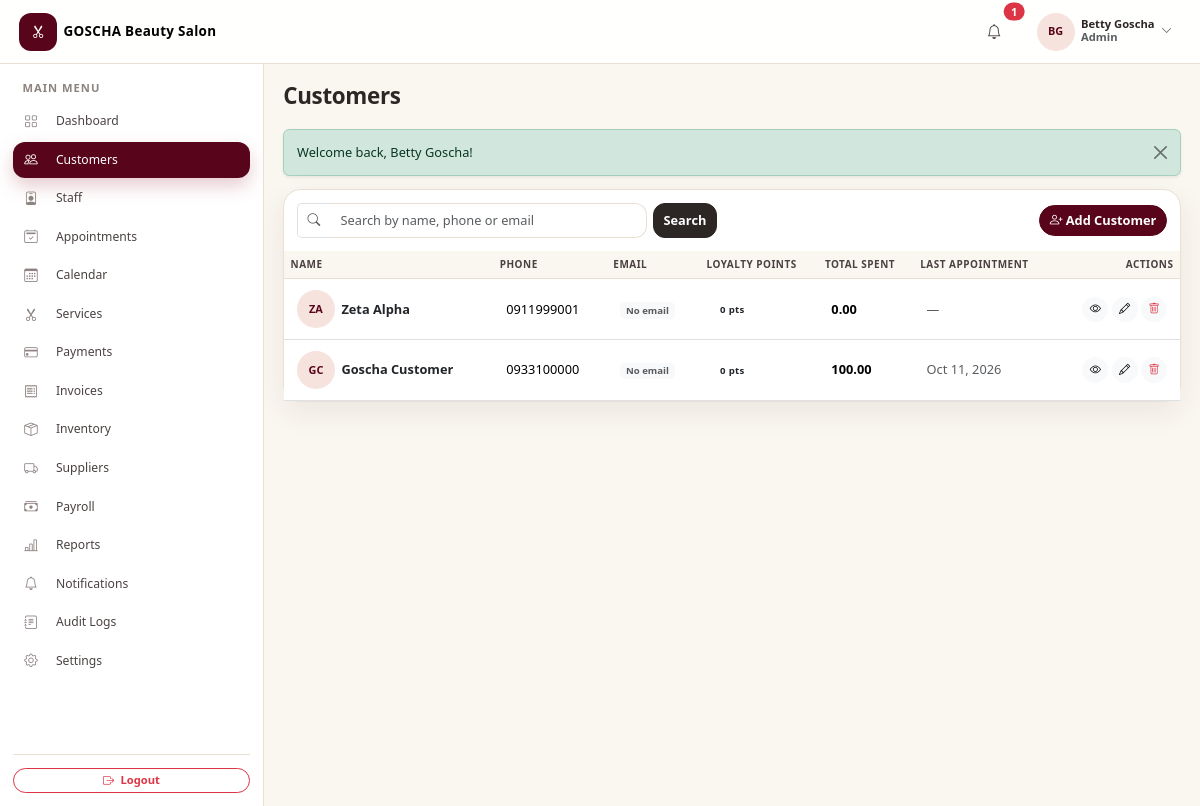
The page /admin/customers.php (signed in) on the database its author committed.
### tables this page shows
CREATE TABLE `users` (
  `id` int(11) NOT NULL AUTO_INCREMENT,
  `salon_id` int(11) NOT NULL,
  `name` varchar(100) NOT NULL,
  `first_name` varchar(100) DEFAULT NULL,
  `last_name` varchar(100) DEFAULT NULL,
  `email` varchar(255) NOT NULL,
  `phone` varchar(20) DEFAULT NULL,
  `password` varchar(255) NOT NULL,
  `role` enum('admin','receptionist') NOT NULL DEFAULT 'admin',
  `status` enum('active','inactive') NOT NULL DEFAULT 'active',
  `created_at` datetime NOT NULL DEFAULT current_timestamp(),
  `updated_at` datetime NOT NULL DEFAULT current_timestamp() ON UPDATE current_timestamp(),
  PRIMARY KEY (`id`),
  UNIQUE KEY `uq_users_email` (`email`),
  KEY `idx_users_salon` (`salon_id`),
  CONSTRAINT `fk_users_salon` FOREIGN KEY (`salon_id`) REFERENCES `salons` (`id`)
);

CREATE TABLE `salons` (
  `id` int(11) NOT NULL AUTO_INCREMENT,
  `salon_name` varchar(150) NOT NULL,
  `owner_first_name` varchar(100) DEFAULT NULL,
  `owner_last_name` varchar(100) DEFAULT NULL,
  `email` varchar(255) DEFAULT NULL,
  `phone` varchar(20) DEFAULT NULL,
  `address` varchar(255) DEFAULT NULL,
  `timezone` varchar(64) NOT NULL DEFAULT 'Africa/Addis_Ababa',
  `currency` char(3) NOT NULL DEFAULT 'ETB',
  `status` enum('active','inactive') NOT NULL DEFAULT 'active',
  `setup_completed_at` datetime DEFAULT NULL,
  `created_at` datetime NOT NULL DEFAULT current_timestamp(),
  `updated_at` datetime NOT NULL DEFAULT current_timestamp() ON UPDATE current_timestamp(),
  PRIMARY KEY (`id`),
  UNIQUE KEY `uq_salons_name` (`salon_name`),
  KEY `idx_salons_status` (`status`)
);

CREATE TABLE `customers` (
  `id` int(11) NOT NULL AUTO_INCREMENT,
  `salon_id` int(11) NOT NULL,
  `first_name` varchar(100) NOT NULL,
  `last_name` varchar(100) NOT NULL,
  `phone` varchar(20) NOT NULL,
  `email` varchar(255) DEFAULT NULL,
  `password` varchar(255) DEFAULT NULL,
  `date_of_birth` date DEFAULT NULL,
  `gender` enum('female','male','other') DEFAULT NULL,
  `address` varchar(255) DEFAULT NULL,
  `skin_type` varchar(100) DEFAULT NULL,
  `hair_type` varchar(100) DEFAULT NULL,
  `allergies` text DEFAULT NULL,
  `notes` text DEFAULT NULL,
  `loyalty_points` int(11) NOT NULL DEFAULT 0,
  `created_at` datetime NOT NULL DEFAULT current_timestamp(),
  `updated_at` datetime NOT NULL DEFAULT current_timestamp() ON UPDATE current_timestamp(),
  PRIMARY KEY (`id`),
  KEY `idx_customers_phone` (`phone`),
  KEY `idx_customers_name` (`last_name`,`first_name`),
  KEY `idx_customers_salon` (`salon_id`),
  KEY `idx_cust_salon_name` (`salon_id`,`last_name`,`first_name`),
  CONSTRAINT `fk_customers_salon` FOREIGN KEY (`salon_id`) REFERENCES `salons` (`id`)
);

### modules/customers.php (the view, shortened to what the rows shown need)
<?php
$salonId = require_salon_context();
$action  = $_GET['action'] ?? 'list';
if ($action === 'list') {
    $q      = trim($_GET['q'] ?? '');
    $page   = max(1, (int)($_GET['page'] ?? 1));
    $perPage = 15;
    $where  = 'WHERE c.salon_id = :sid';
    $params = ['sid' => $salonId];
    $countStmt = db()->prepare("SELECT COUNT(*) FROM customers c {$where}");
    $countStmt->execute($params);
    $total = (int)$countStmt->fetchColumn();
    $pg    = paginate($total, $perPage, $page);
    $stmt = db()->prepare(
        "SELECT c.*,
                (SELECT MAX(a.appointment_date) FROM appointments a WHERE a.customer_id = c.id AND a.salon_id = c.salon_id AND a.status = 'completed') AS last_appointment,
                (SELECT COALESCE(SUM(a.total_amount),0) FROM appointments a WHERE a.customer_id = c.id AND a.salon_id = c.salon_id) AS total_spent
         FROM customers c {$where}
         ORDER BY c.created_at DESC
         LIMIT {$perPage} OFFSET {$pg['offset']}"
    );
    $stmt->execute($params);
    $customers = $stmt->fetchAll();
    include __DIR__ . '/../includes/header.php';
    ?>
    <div class="card table-card">
        <div class="card-body p-3 d-flex flex-wrap gap-2 justify-content-between align-items-center">
            <form method="get" action="customers.php" class="d-flex gap-2 flex-grow-1" style="max-width:420px;">
                <div class="input-group">
                    <span class="input-group-text bg-white border-end-0"><i class="bi bi-search text-muted"></i></span>
                    <input type="text" class="form-control border-start-0" name="q" value="<?php echo e($q); ?>"
                           placeholder="Search by name, phone or email" data-table-filter="#customerTable" data-href-filter>
                </div>
                <button class="btn btn-charcoal" type="submit">Search</button>
            </form>
            <a href="customers.php?action=add" class="btn btn-rose rounded-pill"><i class="bi bi-person-plus me-1"></i>Add Customer</a>
        </div>
        <div class="table-responsive">
            <table class="table table-hover align-middle mb-0" id="customerTable">
                <thead>
                    <tr><th>Name</th><th>Phone</th><th>Email</th><th>Loyalty Points</th><th>Total Spent</th><th>Last Appointment</th><th class="text-end">Actions</th></tr>
                </thead>
                <tbody>
                <?php if (!$customers): ?>
                    <tr><td colspan="7">
                        <div class="empty-state">
                            <div class="icon"><i class="bi bi-people"></i></div>
                            <p class="text-muted mb-2">No customers found.</p>
                            <a href="customers.php?action=add" class="btn btn-sm btn-rose rounded-pill">Add your first customer</a>
                        </div>
                    </td></tr>
                <?php else: foreach ($customers as $c): ?>
                    <tr>
                        <td>
                            <div class="d-flex align-items-center gap-2">
                                <span class="avatar"><?php echo e(initials($c['first_name'] . ' ' . $c['last_name'])); ?></span>
                                <a href="customers.php?action=view&id=<?php echo $c['id']; ?>" class="fw-semibold text-body text-decoration-none">
                                    <?php echo e($c['first_name'] . ' ' . $c['last_name']); ?>
                                </a>
                            </div>
                        </td>
                        <td><?php echo e($c['phone']); ?></td>
                        <td class="text-muted"><?php echo $c['email'] ? e($c['email']) : '<span class="badge bg-light text-muted">No email</span>'; ?></td>
                        <td><span class="badge badge-status bg-gold text-dark"><?php echo (int)$c['loyalty_points']; ?> pts</span></td>
                        <td class="fw-semibold"><?php echo money($c['total_spent']); ?></td>
                        <td class="text-muted"><?php echo $c['last_appointment'] ? fmt_date($c['last_appointment']) : '—'; ?></td>
                        <td class="text-end">
                            <a href="customers.php?action=view&id=<?php echo $c['id']; ?>" class="btn btn-sm btn-light rounded-pill" title="View"><i class="bi bi-eye"></i></a>
                            <a href="customers.php?action=edit&id=<?php echo $c['id']; ?>" class="btn btn-sm btn-light rounded-pill" title="Edit"><i class="bi bi-pencil"></i></a>
                            <button type="button" class="btn btn-sm btn-light rounded-pill text-danger"
                                    data-confirm="Are you sure you want to delete this customer? This will also remove their appointments and payments."
                                    data-confirm-action="customers.php?action=delete&id=<?php echo $c['id']; ?>"
                                    data-confirm-label="Delete"><i class="bi bi-trash"></i></button>
                        </td>
                    </tr>
                <?php endforeach; endif; ?>
                </tbody>
            </table>
        </div>
    </div>
    <?php
    include __DIR__ . '/../includes/footer.php';
    exit;
}
    ?>

### includes/navbar.php (shortened to what the rows shown need)
<?php
$user = current_user();
$isAdmin = is_admin();
$base = $isAdmin ? 'admin' : 'receptionist';
$dashUrl = base_url($base . '/dashboard.php');
$unreadCount = 0;
try {
    $salonId = (int)current_salon_id();
    $stmt = db()->prepare('SELECT COUNT(*) AS c FROM notifications WHERE user_id = :uid AND salon_id = :sid AND is_read = 0');
    $stmt->execute(['uid' => $user['id'], 'sid' => $salonId]);
    $unreadCount = (int)$stmt->fetch()['c'];
} catch (Throwable $e) {
}
?>
<nav class="navbar app-navbar navbar-expand-lg sticky-top">
    <div class="container-fluid px-3 px-lg-4">
        <?php $brandLogo = salon_logo_url(); ?>
        <a class="navbar-brand d-flex align-items-center gap-2 fw-semibold" href="<?php echo $dashUrl; ?>">
            <?php if ($brandLogo !== ''): ?>
                <img src="<?php echo e($brandLogo); ?>" alt="<?php echo e(salon_name()); ?> logo" class="brand-logo">
            <?php else: ?>
                <span class="brand-mark"><i class="bi bi-scissors"></i></span>
            <?php endif; ?>
            <span class="brand-name d-none d-sm-inline"><?php echo e(salon_name()); ?></span>
        </a>
        <div class="d-flex align-items-center gap-2 gap-lg-3 ms-auto">
            <div class="dropdown">
                <button class="btn btn-icon position-relative" type="button" data-bs-toggle="dropdown" aria-expanded="false" title="Notifications">
                    <i class="bi bi-bell"></i>
                    <?php if ($unreadCount > 0): ?>
                        <span class="position-absolute top-0 start-100 translate-middle badge rounded-pill bg-danger">
                            <?php echo $unreadCount > 9 ? '9+' : $unreadCount; ?>
                        </span>
                    <?php endif; ?>
                </button>
            </div>
            <div class="dropdown">
                <button class="btn btn-user d-flex align-items-center gap-2" type="button" data-bs-toggle="dropdown" aria-expanded="false">
                    <span class="avatar"><?php echo e(initials($user['name'])); ?></span>
                    <span class="d-none d-md-block text-start">
                        <span class="d-block user-name small lh-1"><?php echo e($user['name']); ?></span>
                        <span class="d-block user-role small text-muted"><?php echo e(ucfirst($user['role'])); ?></span>
                    </span>
                    <i class="bi bi-chevron-down small text-muted"></i>
                </button>
            </div>
        </div>
    </div>
</nav>

### rows shown on the page
users: salon.salon_name "GOSCHA Beauty Salon", name "BG", name "Betty Goscha", role "Admin"
customers: initials($c['first_name'] . ' ' . $c['last_name']) "ZA", first_name+last_name "Zeta Alpha", phone "0911999001", shows "No email", loyalty_points "0", total_spent "0.00"
customers: initials($c['first_name'] . ' ' . $c['last_name']) "GC", first_name+last_name "Goscha Customer", phone "0933100000", shows "No email", loyalty_points "0", total_spent "100.00", last_appointment "Oct 11, 2026"

### other values the page prints
$unreadCount "1"
$label "Dashboard"
$label "Customers"
$label "Staff"
$label "Appointments"
$label "Calendar"
$label "Services"
$label "Payments"
$label "Invoices"
$label "Inventory"
$label "Suppliers"
$label "Payroll"
$label "Reports"
$label "Notifications"
$label "Audit Logs"
